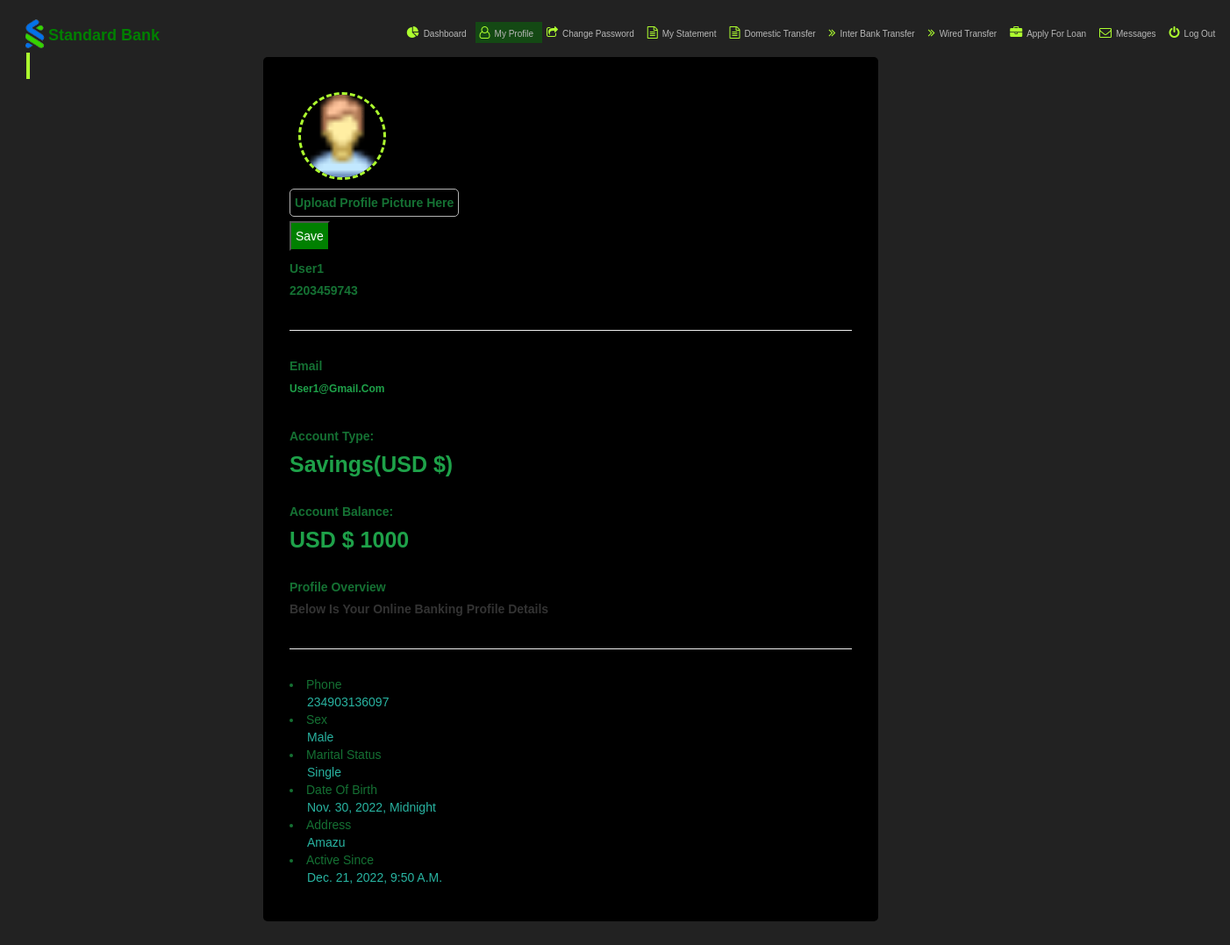
Page /profile/ (signed in) on the committed database.
### App/models.py (models this page shows, shortened)
class Users(models.Model):
    name = models.ForeignKey(User, on_delete=models.CASCADE, null=True)
    date_of_birth = models.DateTimeField(null=True)
    date_joined = models.DateTimeField(verbose_name="date joined", auto_now_add=True)
    phone_number = models.IntegerField(null=True)
    gender = models.CharField(max_length=10, null=True)
    status = models.CharField(max_length=20, null=True)
    address = models.TextField(null=False)
    account_number = models.IntegerField(null=True, default=110)
    balance = models.IntegerField(default=0, null=True)
    image = models.ImageField(null=True)

### App/views.py (the view)
# urls.py: path('profile/', views.profile, name='profile'),
@login_required(login_url='user_login')
def profile(request):
    user = Users.objects.get(name=request.user)
    if request.method == 'POST':
        image = request.FILES.get("image")
        user.image = image
        user.save()
        return redirect('profile')
    else:
       Users()
    context = {
        'user': user
    }
    return render(request, 'profile.html', context)

### templates/profile.html (shortened to what this page needs)
{% load static %}
<!DOCTYPE html>
<html lang="en">
<head>
    <link rel="stylesheet" type="text/css" href="{% static 'css/css.css' %}">
    <link rel="stylesheet" type="text/css" href="{% static 'css/media.css' %}">
    <link rel="stylesheet" href="{% static 'bootstrap/css/bootstrap.min.css' %}">
    <link rel="stylesheet" href="{% static 'font-awesome/css/font-awesome.min.css' %}">
</head>
<body onload="slider()">
    <div class="bg">
        <nav>
            <div class="navbar-brand logo col-sm-4">
                <a href="{% url 'profile' %}">
                    <div class="logoimg">
                        <img src="{% static 'image/logo.png' %}">
                        <span>standard bank</span>
                    </div>
                </a>
            </div>
            <div id="google_translate_element" style="position:absolute;left:30px;top:60px;border:2px solid greenyellow;height:30px"></div>
            <div class="board-nav" id="board_nav">
                <ul>
                    <li class="fa fa-pie-chart"><a href="{% url 'dashboard' %}">dashboard</a></li>
                    <li class="nav-active fa fa-user-o"><a href="{% url 'profile' %}">my profile</a></li>
                    <li class="fa fa-share-square-o"><a href="{% url 'reset_password' %}">change password</a></li>
                    <li class="fa fa-file-text-o"><a href="{% url 'all' %}">my statement</a></li>
                    <li class="fa fa-file-text-o"><a href="{% url 'all' %}">domestic transfer</a></li>
                    <li class="fa fa-angle-double-right"><a href="{% url 'all' %}">inter bank transfer</a></li>
                    <li class="fa fa-angle-double-right"><a href="{% url 'all' %}">wired transfer</a></li>
                    <li class="fa fa-briefcase"><a href="{% url 'loan' %}">apply for loan</a></li>
                    <li class="fa fa-envelope-o"><a href="{% url 'message' %}">messages</a></li>
                    <li class="fa fa-power-off"><a href="{% url 'user_logout' %}">log out</a></li>
                </ul>
            </div>
        </nav>
        <div class="board">
            <div class="banner2-content" id="banner2-content">
                <div class="contact">
                    <div>
                        {% if user.image %}
                        <img src="{{user.image.url}}" alt="">
                        {% else %}
                        <img src="{% static 'image/user.png' %}" style="color:green; font-size:10rem; color: white;">
                        {% endif %}
                        <form method="POST" name="form" enctype="multipart/form-data">
                            <label class="dils" for="img" style="border:1px solid white;border-radius:5px;padding:5px;cursor:pointer">
                                upload profile picture here</label><br>
                            <button style="background-color: green; color:white;padding:5px;">Save</button>
                        </form>
                        <div class="help">
                            <label class="dils">{{request.user}}</label><br>
                            <label class="dils">{{user.account_number}}</label>
                        </div>
                    </div>
                    <hr>
                    <div class="help">
                        <label class="dils">email</label><br>
                        <label class="dil">
                            <p>{{request.user.email}}</p>
                        </label>
                    </div>
                    <div class="help">
                        <label class="dils">account type:</label><br>
                        <label class="dil">savings(USD $)</label>
                    </div>
                    <div class="help">
                        <label class="dils">account balance:</label><br>
                        <label class="dil">USD $ {{user.balance}}</label>
                    </div>
                    <div class="help">
                        <label class="dils">profile overview</label><br>
                        <label for="">below is your online banking profile details</label>
                    </div>
                    <hr>
                    <div class="help">
                        <div>
                            <li>phone</li>
                            <span>{{user.phone_number}}</span>
                        </div>
                        <div>
                            <li>sex</li>
                            <span>{{user.gender}}</span>
                        </div>
                        <div>
                            <li>marital status</li>
                            <span>{{user.status}}</span>
                        </div>
                        <div>
                            <li>date of birth</li>
                            <span>{{user.date_of_birth}}</span>
                        </div>
                        <div>
                            <li>address</li>
                            <span>{{user.address}}<span>
                        </div>
                        <div>
                            <li>active since</li>
                            <span>{{user.date_joined}}</span>
                        </div>
                    </div>
                </div>
            </div>
        </div>
    </div>
</body>
</html>

### static/css/css.css (style rules this page uses)
* { margin:0;padding:0; box-sizing: border-box; font-family: Arial, Helvetica, sans-serif; text-transform: capitalize; text-decoration: none; }
.logo { color: green; font-family: elephent; font-weight: bold; }
.logoimg { color: green; font-family: elephent; position: relative; top: 0; display: flex; }
.logoimg img { width: 50px; position: absolute; top: -25px; }
.logoimg span { width: 200px; position: absolute; left: 40px; }
nav { background-color: rgba(26, 26, 26, 0.295); }
.banner2-content { width: 50%; padding: 10px; margin: 20px 300px; font-family: Verdana, Geneva, Tahoma, sans-serif; }
.banner2-content img { width: 100px; margin: 10px; }
.banner2-content p { text-align: center; font-size: 12px; }
.contact { text-align: left; padding: 10px; }
.contact .dil { color: rgba(47, 255, 116, 0.63); }
.contact img { width: 50px; height: 100px; border-radius: 50px; border: 3px dashed greenyellow; }
.dil { text-align: start; font-weight: bolder; font-size: 25px; color: rgb(117, 117, 117); }
.dils { color: rgba(47, 255, 116, 0.63); opacity: 0.7; }
.help li { color: rgba(47, 255, 116, 0.63); opacity: 0.7; }
.help span { color: rgb(58, 255, 229); opacity: 0.7; margin-left: 20px; margin-top: 10px; margin-bottom: 10px; }
.help { padding: 10px 0; }
.nav-active { background-color: rgba(0, 128, 0, 0.411); }
.bg { background-color: rgb(34, 34, 34); position: absolute; top: 0; width: 100%; height: 100vh auto; padding: 15px 0px; padding-bottom: 30px; }
.board-nav { position: absolute; top: 10; width: 100%; align-items: flex-end; justify-self: right; transition: all 1.5s ease-in-out; }
.board-nav ul { width: 84%; display: flex; padding: 10px; justify-self: right; position: relative; left: 16%; text-decoration: none; transition: all 1.5s ease-in-out; }
.board-nav ul li { text-decoration: none; display: block; transition: all 1.5s ease-in-out; padding: 5px 5px; color: greenyellow; }
.board-nav ul li a { text-decoration: none; color: rgb(185, 185, 185); transition: all 1.5s ease-in-out; font-size: 10px; margin: 5px; }
.board { background-color: rgb(34, 34, 34); }
.banner2-content { width: 50%; padding: 20px; margin: 20px 300px; font-family: Verdana, Geneva, Tahoma, sans-serif; position: relative; border-radius: 5px; }
#banner2-content { margin-top: 50px; }
#banner2-content { background-color: black; }

### rows in the picture
Users: account_number "2203459743", balance "1000", phone_number "234903136097", gender "Male", status "Single", date_of_birth "Nov. 30, 2022, Midnight", address "Amazu", date_joined "Dec. 21, 2022, 9:50 A.m."

### other values in the picture
{{ request.user }} "User1"
{{ request.user.email }} "User1@gmail.com"
